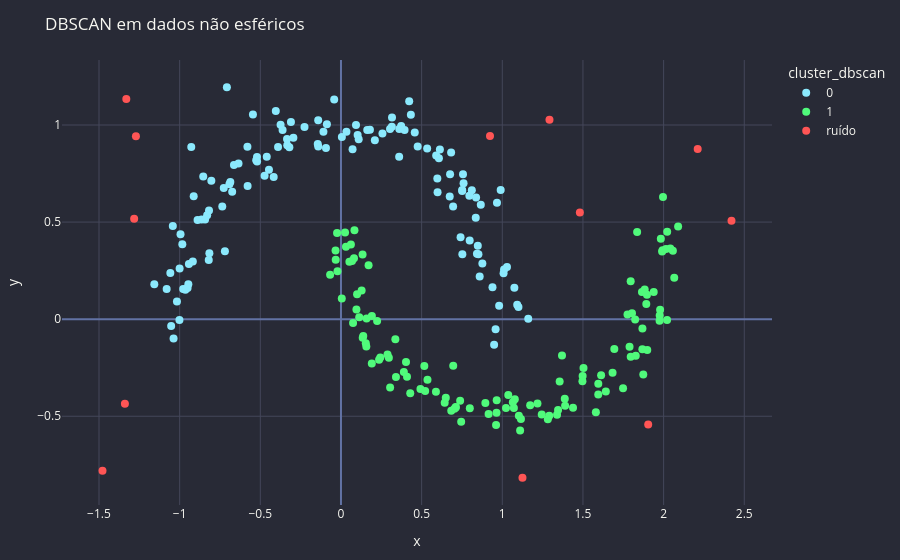

Here is the notebook cell this chart was saved with:
### Markdown cell above
## 5. DBSCAN

DBSCAN encontra regiões densas e marca pontos isolados como ruído. Para visualizar melhor a força do método, vamos usar um dataset com forma curva e alguns pontos de ruído.

### Code cell
moons_X, _ = make_moons(n_samples=240, noise=0.07, random_state=RANDOM_STATE)
noise = rng.uniform(low=[-1.5, -0.9], high=[2.5, 1.4], size=(18, 2))
db_X = np.vstack([moons_X, noise])
dbscan = DBSCAN(eps=0.22, min_samples=6)
db_labels = dbscan.fit_predict(db_X).astype(str)
db_df = pd.DataFrame(db_X, columns=['x', 'y'])
db_df['cluster_dbscan'] = np.where(db_labels == '-1', 'ruído', db_labels)

fig_dbscan = px.scatter(
    db_df, x='x', y='y', color='cluster_dbscan',
    color_discrete_sequence=[DRACULA['cyan'], DRACULA['green'], DRACULA['red'], DRACULA['pink']],
)
fig_dbscan.update_traces(marker=dict(size=8))
apply_dracula(fig_dbscan, 'DBSCAN em dados não esféricos')
fig_dbscan.show()
